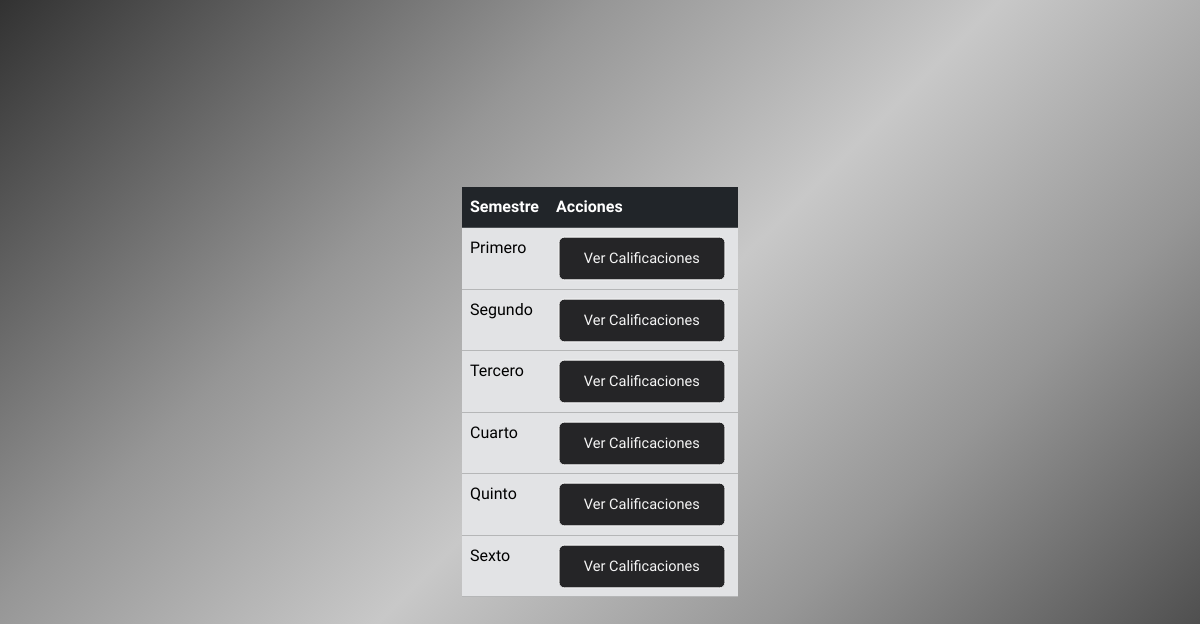
/views/alumno/calificaciones.php, run on the app's committed database.
### tables this page shows
CREATE TABLE IF NOT EXISTS `semestres` (
  `id_semestre` INT(11) NOT NULL AUTO_INCREMENT,
  `nombre` VARCHAR(45) NOT NULL,
  `total_creditos` INT(11) NOT NULL,
  PRIMARY KEY (`id_semestre`));

### views/alumno/calificaciones.php (the view, shortened to what this page needs)
<?php
    include('/xampp/htdocs/escuela/config/conexion_PDO.php');
    $stm = $conexion->prepare("SELECT * FROM semestres");
    $stm->execute();
    $semestres = $stm->fetchAll(PDO::FETCH_ASSOC);
?>
<!DOCTYPE html>
<html lang="en">
<head>
    <link href="https://cdn.jsdelivr.net/npm/bootstrap@5.3.2/dist/css/bootstrap.min.css" rel="stylesheet">
    <link rel="stylesheet" href="../css/styles-admin.css">
    <link rel="stylesheet" href="https://cdn.jsdelivr.net/npm/bootstrap-icons@1.11.2/font/bootstrap-icons.min.css">
</head>
<body class="d-flex justify-content-between align-items-center">
<div class="table-responsive  container fw-light w-25">
        <table class="table table-primary">
            <thead class="table table-dark">
                <tr>
                    <th scope="col">Semestre</th>
                    <th scope="col">Acciones</th>
                </tr>
            </thead>
            <tbody class="table-secondary">
                <?php foreach($semestres as $semestre){?>
                <tr class="">
                    <td> <?php echo $semestre['nombre'];?></td>
                    <td>
                        <a href="../../controllers/alumnos/ver-calificaciones.php?id_semestre=<?php echo $semestre['id_semestre']; ?>&id_alumno=<?php echo $_GET['id_alumno']; ?>" class="btn btn-outline-success">Ver Calificaciones</a>
                    </tr>
                <?Php }?>
            </tbody>
        </table>
    </div>
</body>
</html>

### views/css/styles-admin.css (style rules this page uses)
html { margin: 0; padding: 0; box-sizing: border-box; }
body { height: 100vh; background: linear-gradient( 135deg, rgba(50,50,50,1) 0%, rgba(150,150,150,1) 30%, rgba(200,200,200,1) 50%, rgba(150,150,150,1) 70%, rgba(50,50,50,1) 100%); color: whitesmoke; font-family: 'Ubuntu', sans-serif; }

### views/alumno/calificaciones.php (style rules this page uses)
.btn { padding: 10px 25px; border: 1px solid whitesmoke; background-color: rgb(37, 37, 39); color: whitesmoke; font-size: 15px; cursor: pointer; transform: scale(.97); transition: .5s; }

### data on the page
semestres: nombre "Primero"
semestres: nombre "Segundo"
semestres: nombre "Tercero"
semestres: nombre "Cuarto"
semestres: nombre "Quinto"
semestres: nombre "Sexto"
